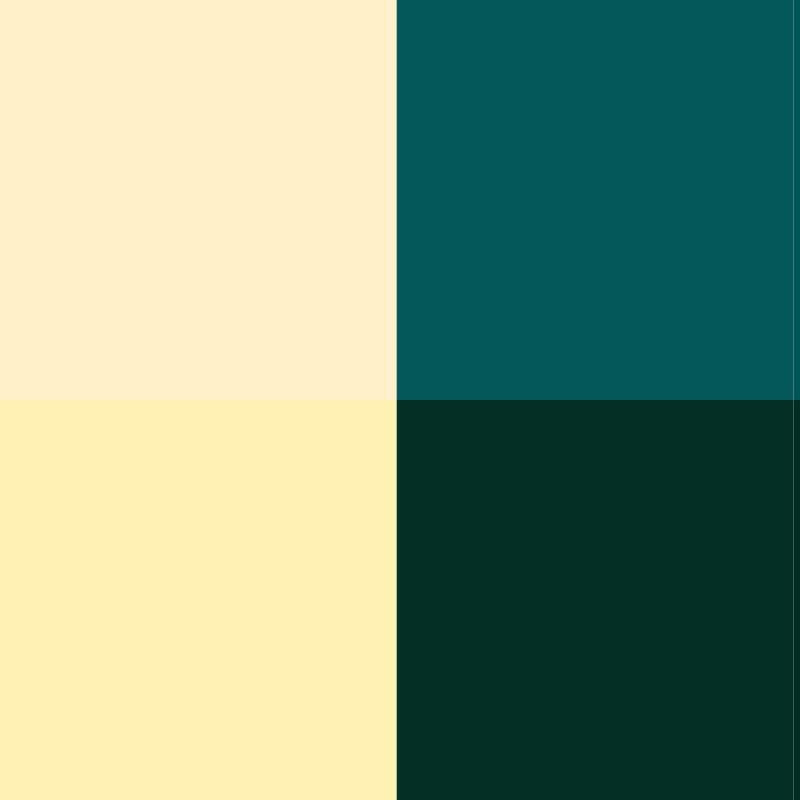
Frame 1 (no input)
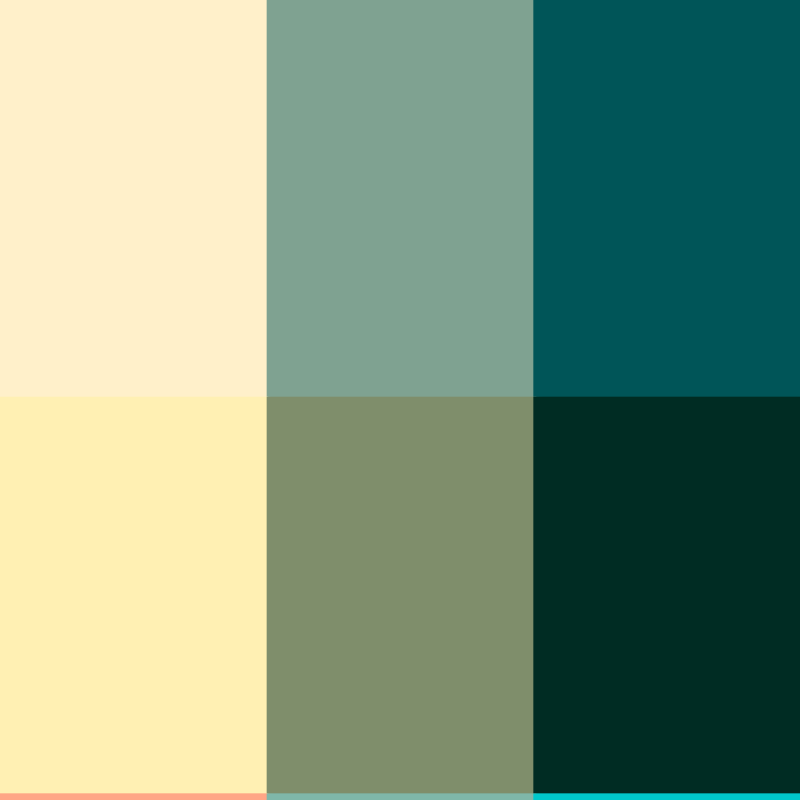
Frame 60 (no input)
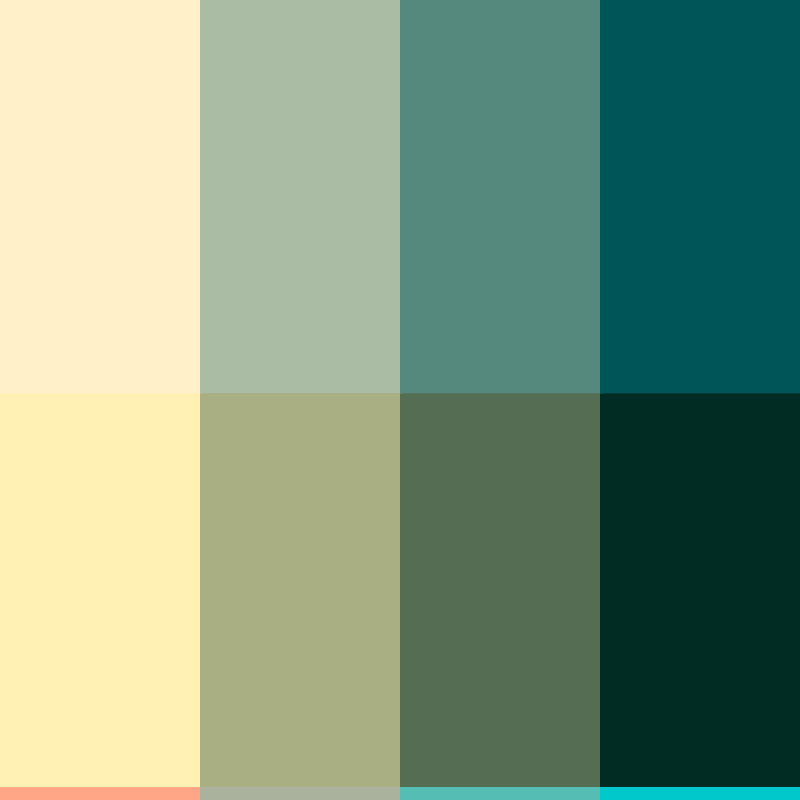
Frame 120 (the mouse pressed at the canvas centre since frame 60)

The p5.js sketch that drew these frames (run headless with seeded random() and noise() and a simulated clock; from frame 60 on, the mouse is pressed at the canvas centre):

// p5.js sketch
// ── sketch.js


var tileCountX = 100;
var tileCountY = 100;

var colorsLeft = [];
var colorsRight = [];
var colors = [];

var interpolateShortest = true;

function setup() {
  createCanvas(800, 800);
  colorMode(HSB);
  noStroke();
  shakeColors();
}

function draw() {
  let h = hour();
  let m = millis()/1000/60;
  let s = millis()/1000;
  
  tileCountX = (s%60)+2;
  tileCountY = (m%60)+2;
  var tileWidth = width / tileCountX;
  var tileHeight = height / tileCountY;
  var interCol;
  colors = [];

  for (var gridY = 0; gridY < tileCountY; gridY++) {
    var col1 = colorsLeft[gridY];
    var col2 = colorsRight[gridY];

    for (var gridX = 0; gridX < tileCountX; gridX++) {
      var amount = map(gridX, 0, tileCountX - 1, 0, 1);

      if (interpolateShortest) {
        colorMode(RGB);
        interCol = lerpColor(col1, col2, amount);
        colorMode(HSB);
      } else {
        interCol = lerpColor(col1, col2, amount);
      }

      fill(interCol);

      var posX = tileWidth * gridX;
      var posY = tileHeight * gridY;
      rect(posX, posY, tileWidth, tileHeight);

      
      colors.push(interCol);
    }
  }
}

function shakeColors() {
  for (var i = 0; i < tileCountY; i++) {
    colorsLeft[i] = color(random(0, 60), random(0, 100), 100);
    colorsRight[i] = color(random(160, 190), 100, random(0, 100));
  }
}

function timeReleased() {
  shakeColors();
}
